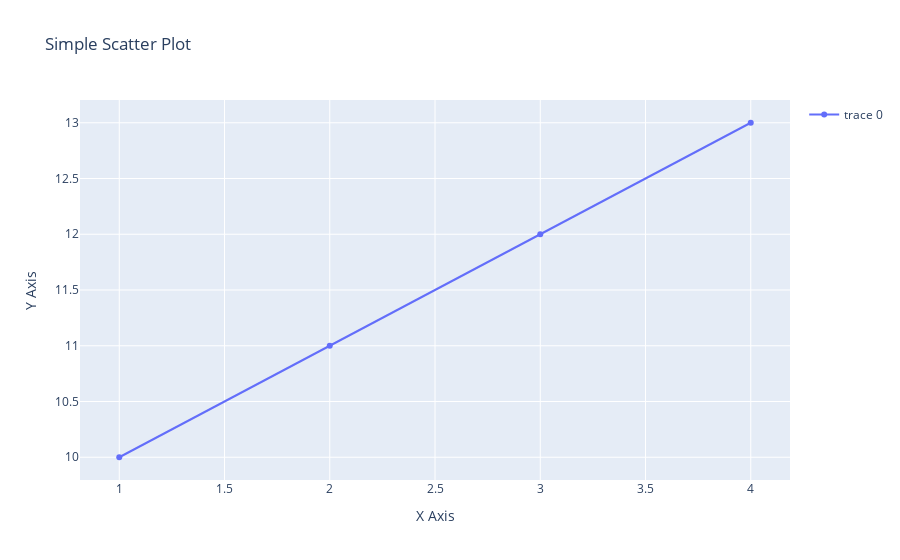

The code cell stored with this chart in its notebook:
### Markdown cell above
This code cell customizes the layout of the previously created Plotly scatter plot using the `update_layout` method.

- `title` sets the main title of the plot.
- `xaxis_title` and `yaxis_title` label the x and y axes, respectively.
- `showlegend=True` ensures that the plot legend is displayed if there are multiple traces.

Customizing the layout helps make the plot more informative and visually appealing by adding descriptive titles and labels.

### Code cell
fig.update_layout(title='Simple Scatter Plot',
                  xaxis_title='X Axis', 
                  yaxis_title='Y Axis',
                  showlegend=True
                  )

### Figure 1 — Plotly figure (JSON) as saved in the notebook; plotly's stock layout.template omitted (floating-point values rounded to 4 significant figures)
{"data": [{"type": "scatter", "x": [1, 2, 3, 4], "y": [10, 11, 12, 13]}], "layout": {"showlegend": true, "title": {"text": "Simple Scatter Plot"}, "xaxis": {"title": {"text": "X Axis"}}, "yaxis": {"title": {"text": "Y Axis"}}}}
